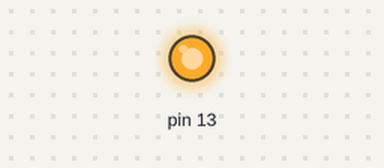
Simulated run of this sketch. Board: Arduino Uno, built with avr-gcc and run on an emulated ATmega328P. Shown: output pins drawn as LEDs (lit = HIGH).

Above: at 0.5 s.
At 4.5 s:
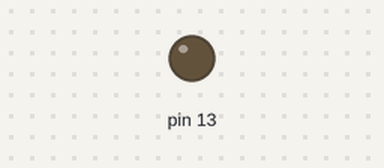
Timing chart, 0 to 6.9 s (numbered marks = the images above):
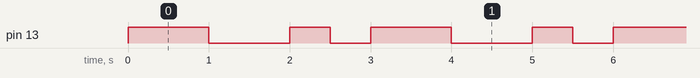

Measured:
- by itself, pin 13: repeats every 3.0 s: LOW 1.0 s, HIGH 0.50 s, LOW 0.50 s, HIGH 1.0 s
- by itself, everything shown: repeats every 3.0 s, in 4 steps

The sketch:

Blink_shivani.ino
```cpp
void setup() {
  // initialize digital pin LED_BUILTIN as an output.
  pinMode(13, 1);
}

// the loop function runs over and over again forever
void loop() {
  digitalWrite(13, 1);
  delay(1000);
  digitalWrite(13, 0);
  delay(1000);
  digitalWrite(13, 1);
  delay(500);
  digitalWrite(13, 0);
  delay(500);
}
```
